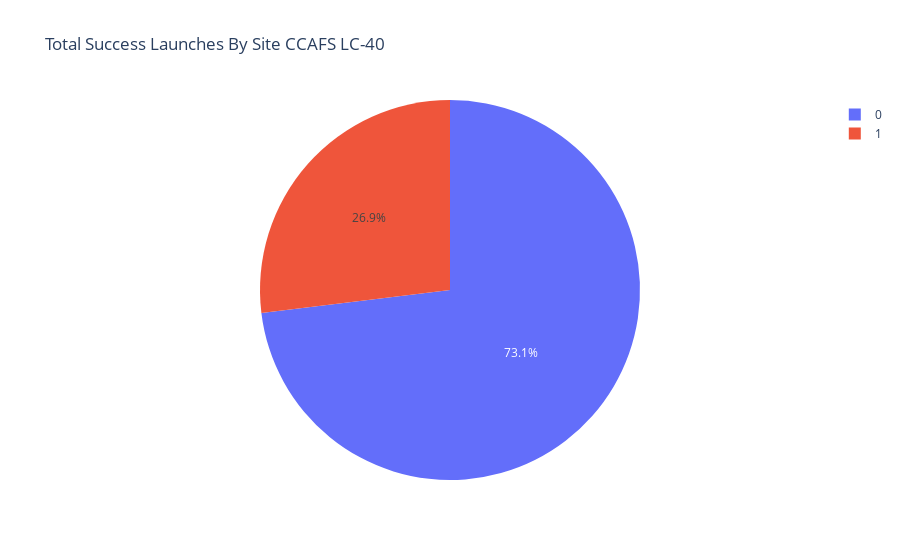

Notebook code for this chart:
### Code cell
gh1 = df.loc[df["Launch Site"] == "CCAFS LC-40"]

#zy = df.loc[df["Launch Site"] == "CCAFS LC-40"].groupby(["Launch Site"],as_index=False).sum()
#zy
#fig = px.pie(df.loc[df["Launch Site"] == "CCAFS SLC-40"],values="class", names="Launch Site")
#fig = px.pie(df_test.loc[df_test["Launch Site"] == "CCAFS SLC-40"],values="class", names="Launch Site")
fig = px.pie(gh1,names="class",title='Total Success Launches By Site CCAFS LC-40')
fig.show()

### Figure 1 — Plotly figure (JSON) as saved in the notebook; plotly's stock layout.template omitted (floating-point values rounded to 4 significant figures)
{"data": [{"domain": {"x": [0, 1], "y": [0, 1]}, "hovertemplate": "class=%{label}<extra></extra>", "labels": [0, 0, 0, 0, 0, 0, 0, 0, 0, 0, 0, 0, 0, 0, 0, 0, 0, 1, 1, 0, 1, 1, 1, 0, 1, 1], "legendgroup": "", "name": "", "showlegend": true, "type": "pie"}], "layout": {"legend": {"tracegroupgap": 0}, "title": {"text": "Total Success Launches By Site CCAFS LC-40"}}}
